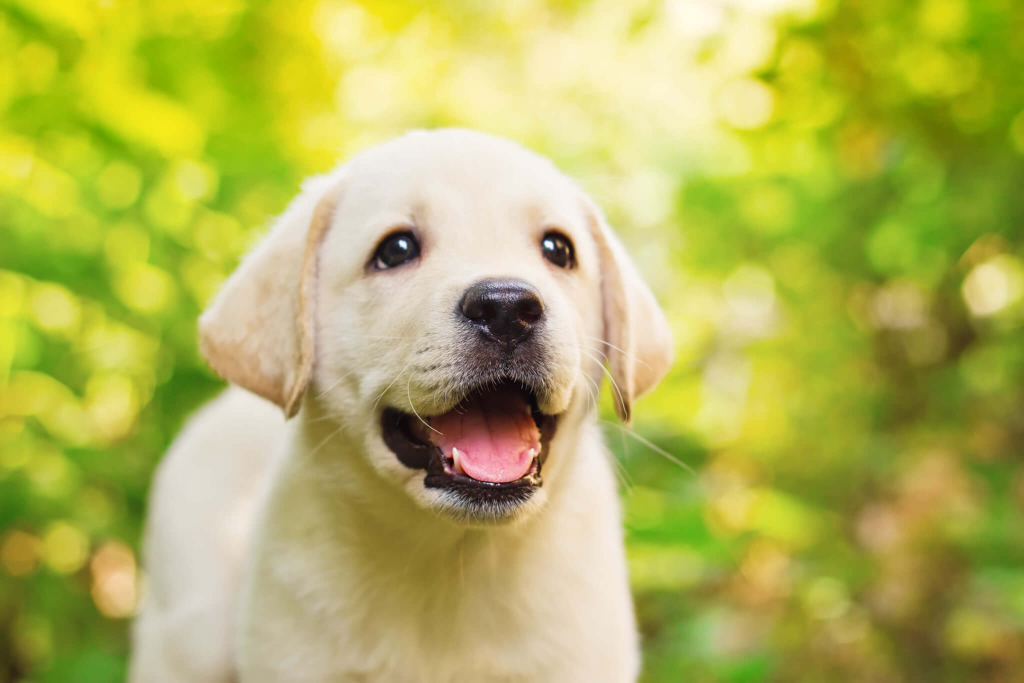
#> input picture 02_Processing image data for Deep Learning/dog.jpg, 2048 x 1365 px (shown at 1/2 size)
$ jupyter execute 'Processing image data for Deep Learning.ipynb'
#> lines starting #> are read from the running program, lines starting #| are printed output that depends on the picture
# Processing image data for Deep Learning

[cell 1]
# image link
# download image by curl

# run this code to download the image
# !curl -o puppy.jpg https://tractive.com/blog/wp-content/uploads/2016/04/puppy-care-guide-for-new-parents.jpg

[cell 2]
import matplotlib.pyplot as plt
import matplotlib.image as mpimg

[cell 3]
img = mpimg.imread('dog.jpg')
#> img is the input picture: shape (1365, 2048, 3); mean R, G, B 179.2, 179.7, 90.1
# Display the image
plt.imshow(img)

[cell 4]
type(img)

[cell 5]
print(img.shape)
#| (1365, 2048, 3)

## As image in RGB color space and has 3 channels (red, green, and blue).

### Let's resize the image

[cell 6]
from PIL import Image

img = Image.open('dog.jpg')
img_resized = img.resize((200, 200))
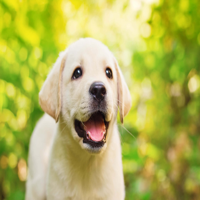
#> img_resized: PIL image 200x200 RGB; mean R, G, B 179.2, 179.7, 90.1

[cell 7]
# Save the resized image
img_resized.save('dog_image_resized.jpg')

[cell 8]
# displaying the resized image

img_res = mpimg.imread('dog_image_resized.jpg')
img_res_plot = plt.imshow(img_res)
plt.show()

### Image is resized in 200 x 200 pixels

[cell 9]
# Display the shape of the resized image
print(img_res.shape)
#| (200, 200, 3)

### We resized the image now we will convert into grayscale(1 channel)

[cell 10]
import cv2

grayscale_image = cv2.cvtColor(img_res, cv2.COLOR_RGB2GRAY)
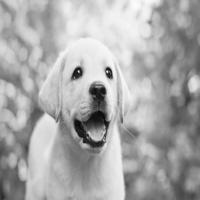
#> grayscale_image: shape (200, 200); min 7, max 253, mean 169.4

# print the shape of the grayscale image
print(grayscale_image.shape)
#| (200, 200)

[cell 11]
# display the grayscale image
plt.imshow(grayscale_image)
plt.show()

[cell 12]
# saving the grayscale image

cv2.imwrite('dog_grayscale_image.jpg', grayscale_image)
#> Out = True
